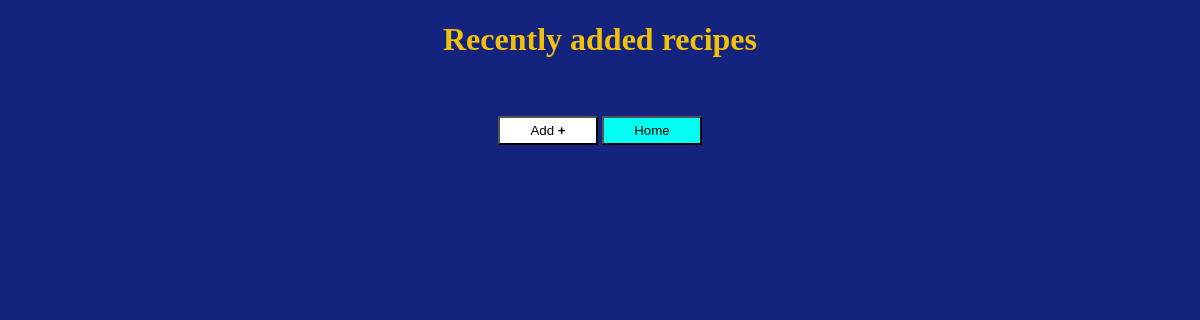
Before: /myrecipes/ with the older database file.
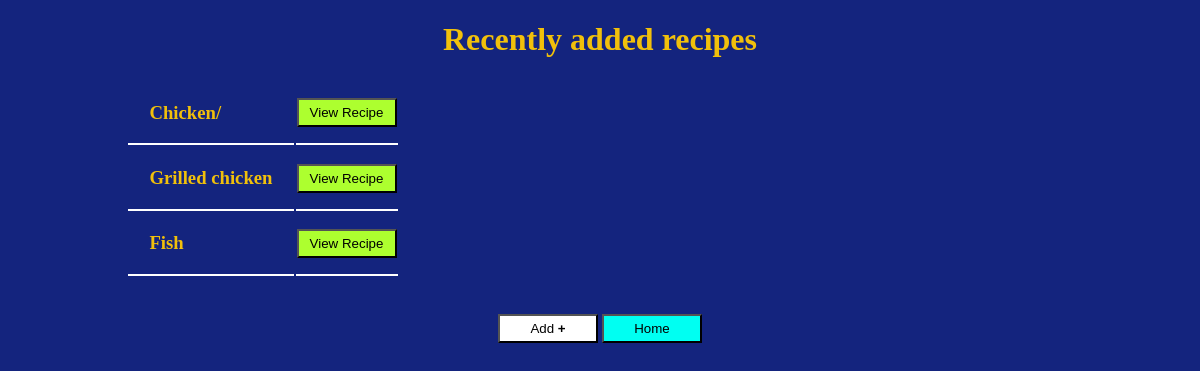
After: the same page with the newer database file.
### cookingrecipes/models.py (models this page shows, shortened)
class Recipe(models.Model):
    title = models.CharField(blank=False, max_length=100)
    description = models.TextField(blank=False)
    added = models.DateTimeField(auto_now=True)
    updated = models.DateField(blank=True)

### cookingrecipes/views.py (the view)
# urls.py: path('myrecipes/',views.myRecipes),
def myRecipes(request):
    try:
        data = Recipe.objects.all()
    except:
        raise "You do not have any recipes"
    return render(request, 'recipes/recipes.html', {'myRecipes':data})

### cookingrecipes/templates/recipes/recipes.html (shortened to what this page needs)
<!DOCTYPE html>
<html lang="en">
<head>
</head>
<body>
    <h1>Recently added recipes</h1>
    <table style="text-align: justify; margin-left: 10%; ">
        {%for recipe in myRecipes%}
            <tr >
                <td style="border-bottom: 2px solid white; "><h3 style="padding-right: 20px; margin-left: 20px;">{{recipe.title}}   </h3></td><td style="border-bottom: 2px solid white;"><button style="background-color: greenyellow; width: 100px;"><a href={{recipe.id}} >View Recipe</a></button></td>
            </tr>
        {%endfor%}
    </table><br><br>
    <button style="background-color: rgb(255, 255, 255); width: 100px;"><a href="/myrecipes/addRecipe" >Add <b>+</b></a></button> <button style="background-color: rgb(0, 255, 242); width: 100px;"><a href="/">Home</a></button>
</body>
</html>

### cookingrecipes/templates/recipes/mystyles.html (style rules this page uses)
body { text-align: center; background-color: #14247e; color: rgb(241, 192, 11); }
a { color: black; text-decoration: none; }
button { padding: 5px 10px 5px 10px; width: 60px; }

Changed rows visible on the page:
added Recipe: title "Chicken/"
added Recipe: title "Grilled chicken"
added Recipe: title "Fish"
